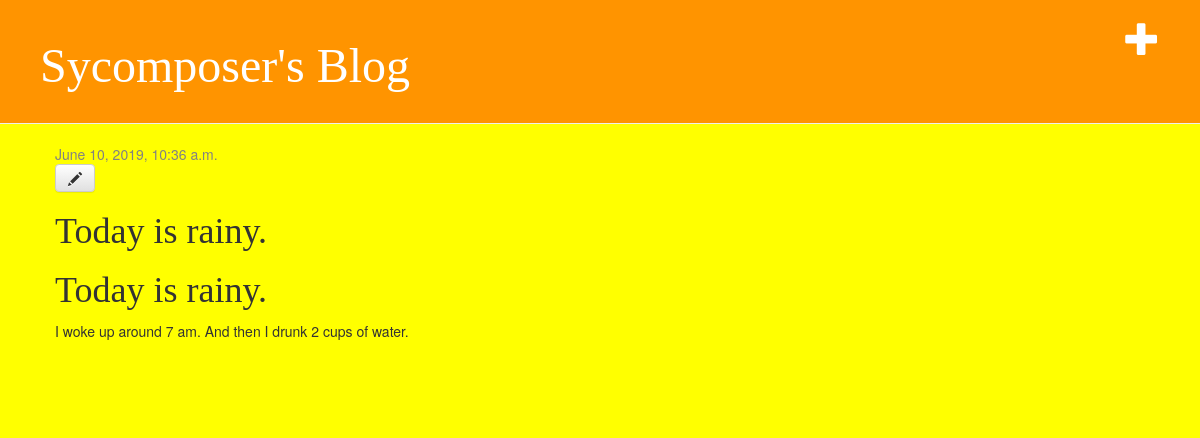
Screenshot of /blog/post/9/ with the database file from the repository.
### blog/models.py (models this page shows, shortened)
class Post(models.Model):
    author=models.ForeignKey('auth.User', on_delete=models.CASCADE)
    title=models.CharField(max_length=200)
    text = models.TextField()
    created_date=models.DateTimeField(default=timezone.now)
    published_date = models.DateTimeField(blank=True, null=True)

### blog/views.py (the view)
# urls.py: path('post/<int:pk>/', views.post_detail, name='post_detail'),
def post_detail(request,pk):
    post= get_object_or_404(Post,pk=pk)
    return render(request,"blog/post_detail.html",{'post':post})

### blog/templates/blog/post_detail.html
{% extends 'blog/base.html' %}
{% block content %}
    <div class="post">
        {% if post.published_date %}
            <div class="date">
                {{ post.published_date }}
            </div>
        {% endif %}
        <a class="btn btn-default" href="{% url 'post_edit' pk=post.pk %}"><span class="glyphicon glyphicon-pencil"></span></a>
        <h1>{{ post.title }}</h1>
        <h1>{{ post.title }}</h1>
        <p>{{ post.text|linebreaksbr }}</p>
    </div>
{% endblock %}

### blog/static/css/blog.css (style rules this page uses)
body { background-color: yellow; }
h1, h2, h3, h4 { font-family: Times New Roman, cursive; }
.date { color: #828282; }
.post { margin-bottom: 70px; }

### rows the page displays
Post: published_date "June 10, 2019, 10:36 a.m.", title "Today is rainy.", text "I woke up around 7 am. And then I drunk 2 cups of water."
